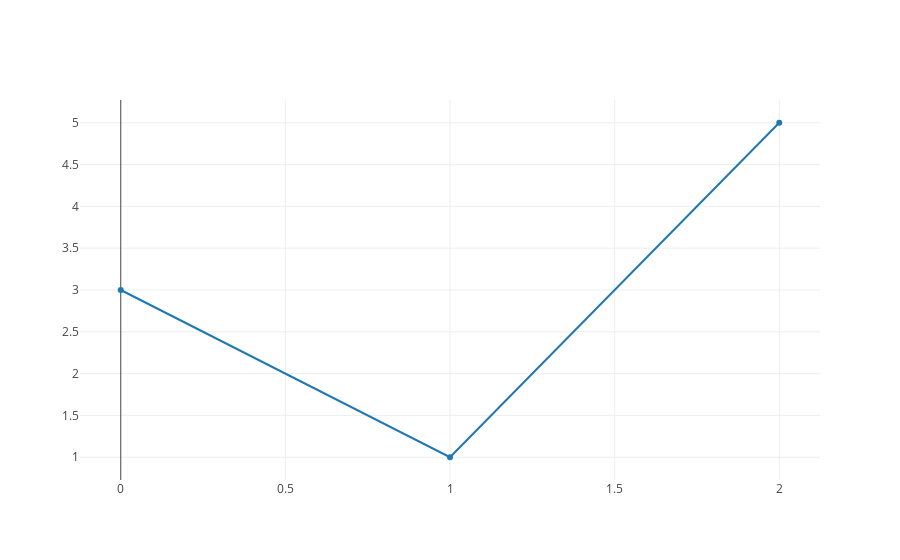

Notebook source saved alongside this figure:
### Code cell
offline.iplot([{ 'y' : [3,1,5] }]) # x will be by default 0,1,2

### Figure 1 — Plotly figure (JSON) as saved in the notebook; plotly's stock layout.template omitted (floating-point values rounded to 4 significant figures)
{"data": [{"y": [3, 1, 5]}], "layout": {}}
